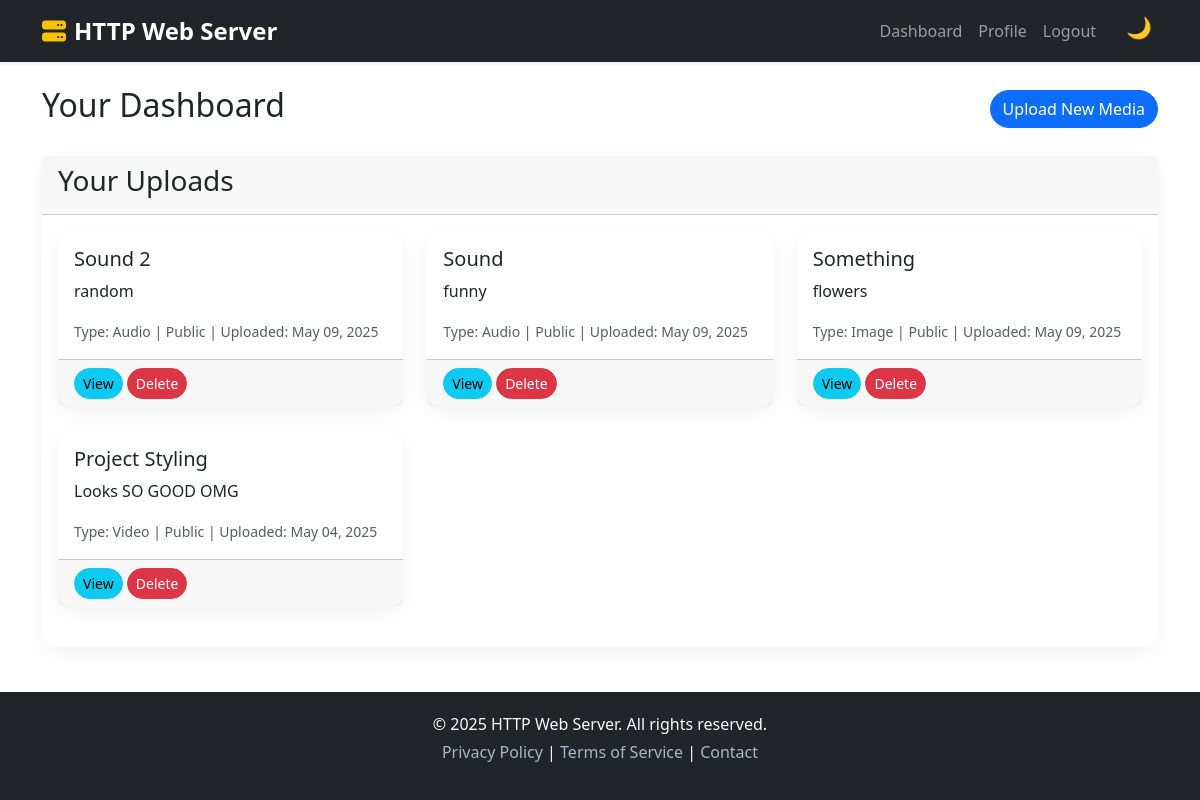
/dashboard/ (signed in), run on the app's committed database.
### media_uploads/models.py (models this page shows, shortened)
class MediaFile(models.Model):
    MEDIA_TYPES = (
        ('image', 'Image'),
        ('video', 'Video'),
        ('audio', 'Audio'),
    )
    user = models.ForeignKey(User, on_delete=models.CASCADE, related_name='media_files')
    title = models.CharField(max_length=100)
    caption = models.TextField(blank=True)
    file = models.FileField(upload_to='uploads/')
    media_type = models.CharField(max_length=5, choices=MEDIA_TYPES)
    is_public = models.BooleanField(default=True)
    uploaded_at = models.DateTimeField(auto_now_add=True)
    class Meta:
        ordering = ['-uploaded_at']

### media_uploads/views.py (the view)
# urls.py: path('dashboard/', views.dashboard, name='dashboard'),
@login_required
def dashboard(request):
    user_media = MediaFile.objects.filter(user=request.user)
    return render(request, 'media_uploads/dashboard.html', {'media_files': user_media})

### templates/media_uploads/dashboard.html (shortened to what this page needs)
{% extends 'base/base.html' %}
{% block content %}
<div class="row mb-4">
    <div class="col-md-12">
        <div class="d-flex justify-content-between align-items-center">
            <h2>Your Dashboard</h2>
            <a href="{% url 'media_uploads:upload_media' %}" class="btn btn-primary">Upload New Media</a>
        </div>
    </div>
</div>
<div class="row">
    <div class="col-md-12">
        <div class="card">
            <div class="card-header">
                <h3>Your Uploads</h3>
            </div>
            <div class="card-body">
                {% if media_files %}
                    <div class="row">
                    {% for media in media_files %}
                        <div class="col-md-4 mb-4">
                            <div class="card h-100">
                                <div class="card-body">
                                    <h5 class="card-title">{{ media.title }}</h5>
                                    <p class="card-text">{{ media.caption|truncatechars:100 }}</p>
                                    <p class="card-text">
                                        <small class="text-muted">
                                            Type: {{ media.get_media_type_display }} |
                                            {% if media.is_public %}Public{% else %}Private{% endif %} |
                                            Uploaded: {{ media.uploaded_at|date:"M d, Y" }}
                                        </small>
                                    </p>
                                </div>
                                <div class="card-footer">
                                    <a href="{% url 'media_uploads:media_detail' media.pk %}" class="btn btn-sm btn-info">View</a>
                                    <a href="{% url 'media_uploads:delete_media' media.pk %}" class="btn btn-sm btn-danger">Delete</a>
                                </div>
                            </div>
                        </div>
                    {% endfor %}
                    </div>
                {% else %}
                    <p>You haven't uploaded any media yet. Click the "Upload New Media" button to get started.</p>
                {% endif %}
            </div>
        </div>
    </div>
</div>
{% endblock %}

### templates/base/base.html (style rules this page uses)
html, body { height: 100%; margin: 0; font-family: 'Segoe UI', sans-serif; transition: background-color 0.3s, color 0.3s; }
body { display: flex; flex-direction: column; background-color: var(--bs-body-bg); color: var(--bs-body-color); }
.card { border: none; border-radius: 15px; transition: transform 0.3s ease, background-color 0.3s; box-shadow: 0 5px 20px rgba(0, 0, 0, 0.05); background-color: var(--bs-card-bg); color: var(--bs-body-color); }
.btn { border-radius: 25px; font-weight: 500; transition: all 0.3s; }
* { transition: background-color 0.3s ease, color 0.3s ease; }

### data on the page
MediaFile: title "Sound 2", caption "random", media_type "Audio", is_public "Public", uploaded_at "May 09, 2025"
MediaFile: title "Sound", caption "funny", media_type "Audio", is_public "Public", uploaded_at "May 09, 2025"
MediaFile: title "Something", caption "flowers", media_type "Image", is_public "Public", uploaded_at "May 09, 2025"
MediaFile: title "Project Styling", caption "Looks SO GOOD OMG", media_type "Video", is_public "Public", uploaded_at "May 04, 2025"
